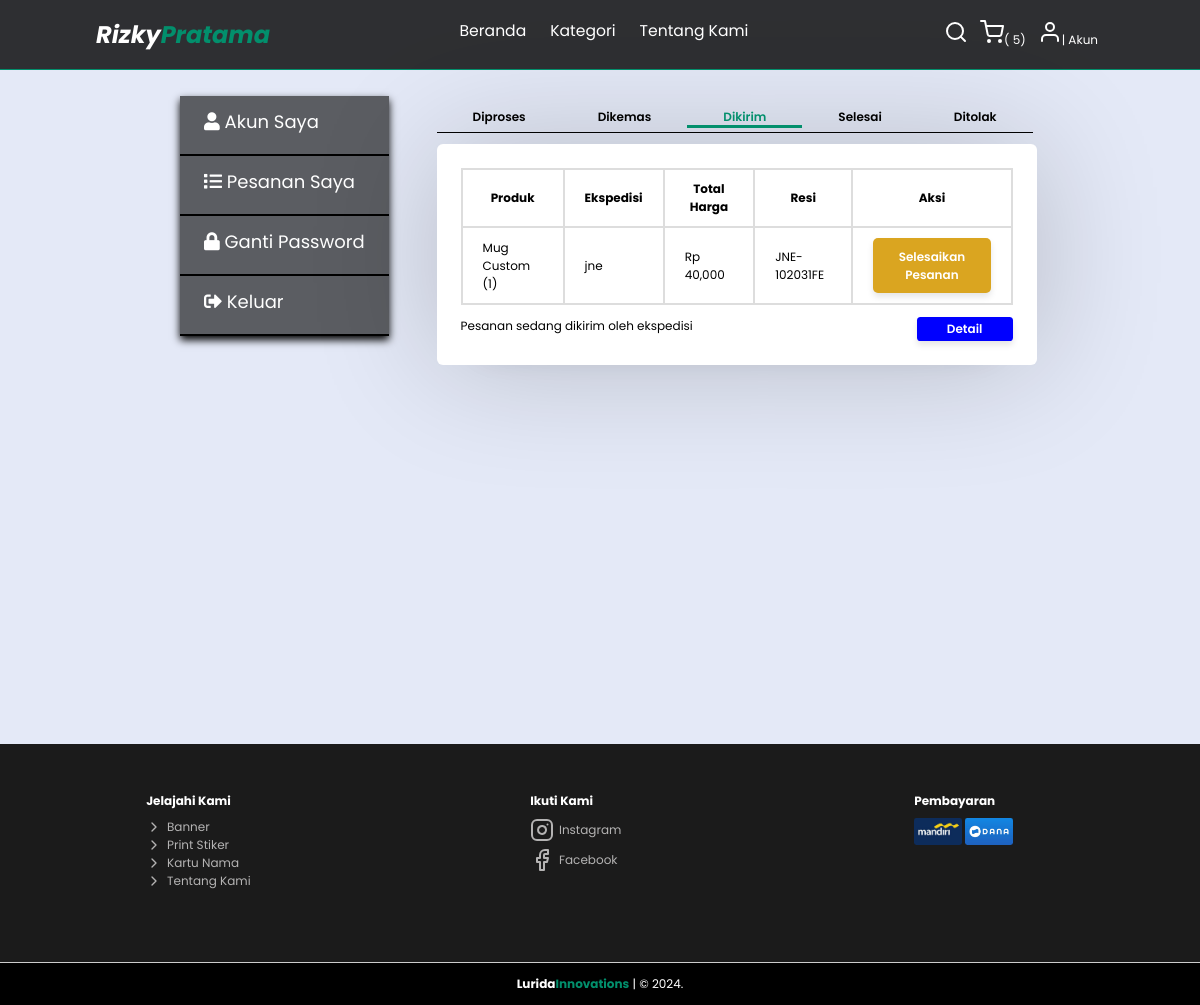
The page /akun/pesanan.php?type=dikirim (signed in) on the database its author committed.
### tables this page shows
CREATE TABLE `pesanan` (
  `id` int(11) NOT NULL,
  `id_user` int(11) NOT NULL,
  `namaLengkap` varchar(40) NOT NULL,
  `phone` varchar(13) NOT NULL,
  `alamat` varchar(100) NOT NULL,
  `ekspedisi` varchar(10) NOT NULL,
  `grand_total` varchar(8) NOT NULL,
  `total_ongkir` varchar(7) NOT NULL,
  `final_total` varchar(8) NOT NULL,
  `nama_produk` varchar(100) NOT NULL,
  `resi` varchar(12) NOT NULL,
  `tanggal` varchar(20) NOT NULL,
  `bukti` varchar(60) NOT NULL,
  `status_pesanan` varchar(10) NOT NULL,
  `desain` varchar(60) NOT NULL,
  `catatan` varchar(255) NOT NULL
);

### akun/dikirim.php (the view, shortened to what this page needs)
<section class="pesanan" id="pesanan">
  <div class="container-pesanan">
    <div class="container-barang">
      <div class="barang">
        <?php
        include("../php/config.php");
        $result = mysqli_query($con, "SELECT * FROM pesanan WHERE id_user = '$id_user' AND status_pesanan = 'dikirim' ORDER BY id DESC");
        if (mysqli_num_rows($result) > 0) {
          while ($proses = mysqli_fetch_assoc($result)):
            ?>
            <div class="barang-bayar">
              <table>
                <thead>
                  <tr>
                    <th>Produk</th>
                    <th>Ekspedisi</th>
                    <th>Total Harga</th>
                    <th>Resi</th>
                    <th>Aksi</th>
                  </tr>
                </thead>
                <tbody>
                  <tr>
                    <td>
                      <?= $proses['nama_produk'] ?>
                    </td>
                    <td>
                      <?= $proses['ekspedisi'] ?>
                    </td>
                    <td>Rp
                      <?= number_format($proses['final_total']) ?>
                    </td>
                    <td>
                      <?= $proses['resi'] ?>
                    </td>
                    <td>
                      <?php if ($proses['status_pesanan'] == 'dikirim'): ?>
                        <a href="#" class="btn-selesai" data-id="<?= $proses['id'] ?>">
                          <button class="btn" style="background-color: #DAA520; color: white;">Selesaikan
                            Pesanan</button>
                        </a>
                      <?php endif; ?>
                    </td>
                  </tr>
                </tbody>
              </table>
              <div class="total-price">
                <p>Pesanan sedang dikirim oleh ekspedisi</p>
                <a href="detail/detail-kirim.php?id=<?= $proses["id"] ?>"><button class="btn">Detail</button></a>
              </div>
            </div>
          <?php endwhile;
        } else {
          echo '<div class="kosong">
                   <p>Belum ada pesanan</p>
                   </div>';
        }
        ?>
      </div>
    </div>
  </div>
</section>

### rows shown on the page
pesanan: nama_produk "Mug Custom (1)", ekspedisi "jne", final_total "40,000", resi "JNE-102031FE"

### other values the page prints
$total_items "5"
